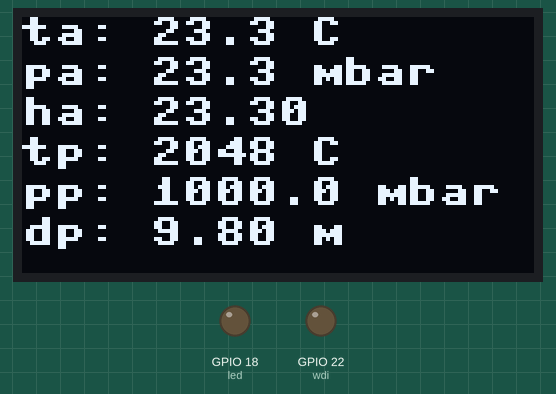
A program run on a simulated ESP32 board running MicroPython. Parts: 128×64 one-colour display, output pins drawn as LEDs (lit = HIGH). WiFi joins after 1.5 s; web requests get an empty 200 reply after 0.4 s; library files of the repository ran but are not shown: bme280.py; what the program prints to the serial console is not drawn. At 9.1 s the program stops and its outputs stay as they are.

Above: at 0.1 s.
At 3.1 s:
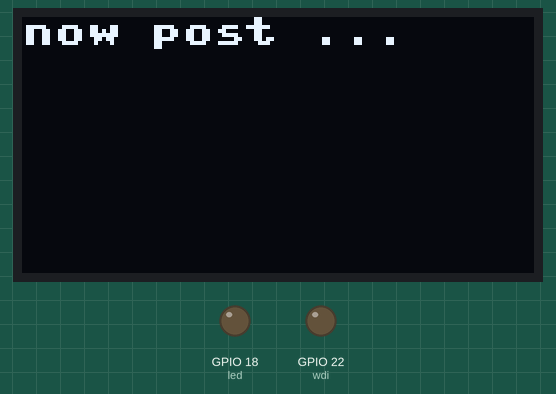
At 6.1 s:
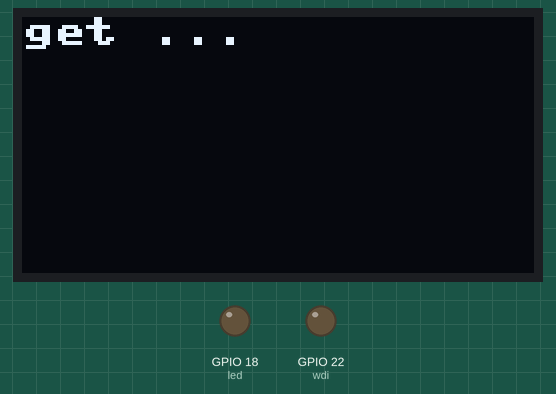
At 7.1 s:
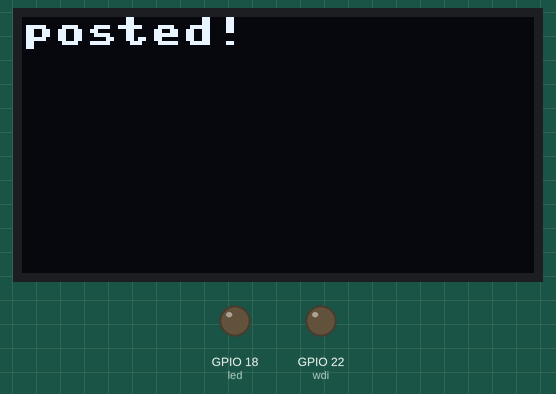
At 8.1 s:
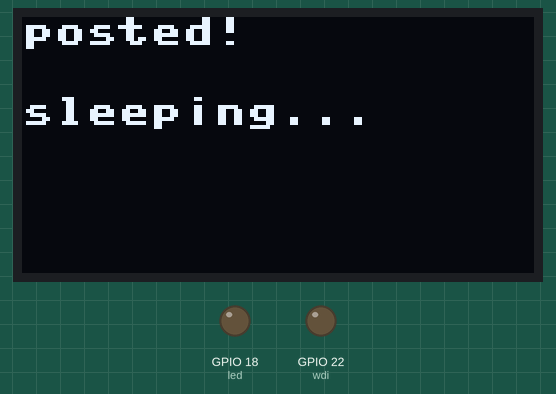

Measured:
- what the display in image 0 shows lasts 3.0 s, from 0.1 s to 3.1 s
- what the display in image 1 shows lasts 2.5 s, from 3.1 s to 5.6 s
- what the display in image 2 shows lasts 1.1 s, from 6.0 s to 7.1 s

The program:

nob.py
```python
from machine import UART
import machine
import time
import ssd1306
from machine import I2C
from machine import Pin
import gc
import bme280
import ujson as json
import urequests as requests

sec_interval=90

# set up FARMOS params
public_key='ebb4OB1GGqSzL8g4bPmzUm9864wo'
private_key='2llaO9KWWwsmlXWaby2mFQPBveLD'

# set up WIFI parameters
WIFI_NET = 'Artisan\'s Asylum'
WIFI_PASSWORD = 'learn.make.teach'

base_url='http://142.93.123.71:8080/input/'
get_url = base_url+public_key+'?private_key='+private_key
headers = {'Content-type':'application/json', 'Accept':'application/json'}

led=Pin(18,Pin.OUT)

wdi=Pin(22,Pin.OUT)

adc_pin=machine.Pin(34)
adc=machine.ADC(adc_pin)

def get_data(url):
    try:
    	r = requests.get(url)
        return r
    except Exception as e:
	    print(e)
    else:
	    r.close()

# function for posting data
def post_data():
    try:
    	r = requests.post(url,data=json.dumps(payload),headers=headers)
    except Exception as e:
	print(e)
	#r.close()
	return "timeout"
    else:
	r.close()
	print('Status', r.status_code)
   	return "posted"

# function for connecting to wifi
def do_connect():
    import network
    sta_if = network.WLAN(network.STA_IF)
    if not sta_if.isconnected():
        print('connecting to network...')
	sta_if.active(False)
        sta_if.active(True)
        sta_if.connect(WIFI_NET, WIFI_PASSWORD)
        while not sta_if.isconnected():
            pass
    print('network config:', sta_if.ifconfig())


baudrate=1200
#baudrate=57600

y_start=0

uart = UART(1, baudrate=baudrate,rx=19,tx=21,timeout=10)

index=0
g=10 # m/s^2
rho=997 # kg/m^3

# set up the display
# i2c == (scl,sda)

i2c = I2C(-1, Pin(14), Pin(2))
oled = ssd1306.SSD1306_I2C(128, 64, i2c)


#time.sleep(3)


posted=False

while (posted==False):


    a=uart.readline()
    a='hello'
    if (a!=None):
        #print(a)

        try:

            #print(bme280_params)
            ta=23.3
            pa=23.3
            ha=23.3

            oled.fill(0)
            oled.text("ta: "+str(ta)+" C",0,0)
            oled.text("pa: "+str(pa)+" mbar",0,10)

            ha_string="ha: %.2f" % ha
            oled.text(ha_string,0,20)

            #packet_text = str(a, 'ascii')
            #params=packet_text.strip().split(',')

            #tp=float(params[0])
            #pp=float(params[1])

            tp=adc.read()
            pp=1000.

            oled.text("tp: "+str(tp)+" C",0,30)
            oled.text("pp: "+str(pp)+ " mbar",0,40)
            delta_p_pa=(pp-pa)*100
            depth_m=delta_p_pa/(rho*g)


            depth_string="dp: %.2f m" % depth_m
            oled.text(depth_string,0,50)
            oled.show()
            if (depth_m>0.):
                print(depth_m)

            time.sleep(3)
            oled.fill(0)
            oled.text('now post ...',0,0)
            oled.show()
            time.sleep(1)
            print('post!')
            full_get_url=get_url+"&dp="+str(depth_m)+"&ha="+str(ha)+"&pa="+str(pa)+"&pp="+str(pp)+"&ta="+str(ta)+"&tp="+str(tp)
            #payload ={"ta": ta,"pa":pa,"ha":ha,"tp":tp,"pp":pp,"dp":depth_m}
            print(full_get_url)

            # connect to network
            do_connect()
            oled.fill(0)
            oled.text('connected ...',0,0)
            oled.show()

            # post the data
            result=get_data(full_get_url)
            oled.fill(0)
            oled.text('get ...',0,0)
            oled.show()

            print(result.status_code)
            posted=True
            time.sleep(1)
            oled.fill(0)
            oled.text('posted!',0,0)
            oled.show()
            time.sleep(1)
            oled.text('sleeping...',0,20)
            oled.show()
            time.sleep(1)
            # pulse wdi pin
            wdi.value(True)
            wdi.value(False)


        except Exception as e:
            print(e)
            oled.fill(0)
            oled.text(str(e),0,0)
            oled.show()
            # pulse wdi pin
            #wdi.value(True)
            #wdi.value(False)
```
